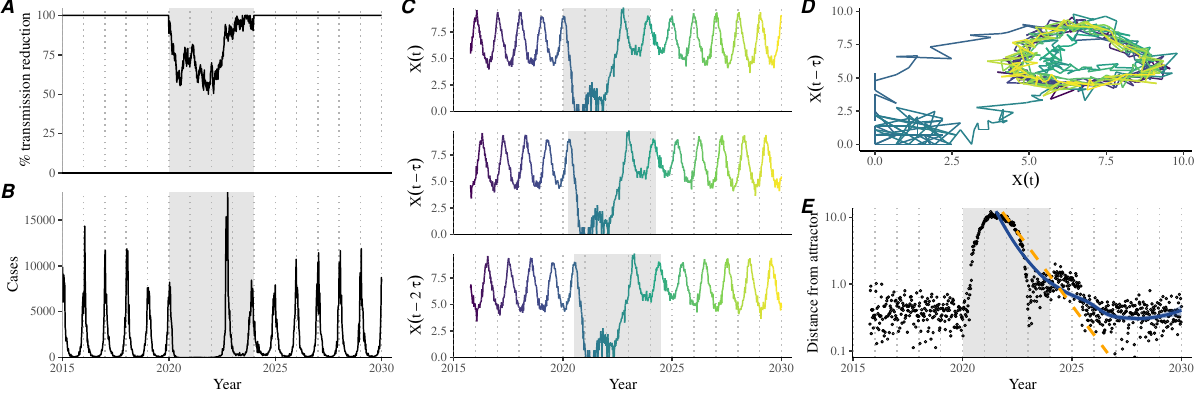

Source code (R):
library(tidyr)
library(dplyr)
library(ggplot2); theme_set(theme_bw(base_family = "Times"))
library(egg)
library(gridExtra)
source("../R/simulate_sirs.R")
source("../R/simulate_sirs_stoch.R")
source("../R/npi_random.R")
source("../R/takens.R")

npifun_random <- npifun_random_generate(duration=4,
                                        npimin=0.5,
                                        seed=12)

npidata <- data.frame(
  time=seq(2015, 2030, by=1/52/7),
  npi=sapply(seq(2015, 2030, by=1/52/7), npifun_random)
)

plot(npidata, type="l")

ss <- simulate_SIRS_stoch(
  R0=2,
  theta=0.1,
  delta=1/52/7/1,
  npifun=npifun_random)

ee <- eigen_sirs(b_1=2*(365/7+1/50),
           mu=1/50,
           gamma=365/7,
           delta=1/1)

ss_weekly <- ss %>%
  group_by(year, week) %>%
  summarize(
    cases=sum(cases)
  ) %>%
  mutate(
    time=year+week/52
  ) %>%
  filter(
    year > 2014, year < 2030
  )

plot(ss_weekly$cases, type="l", log="y")

logcases_pre <- log(filter(ss_weekly, year < 2020)$cases+1)

acfout <- acf(logcases_pre, lag.max=(52*2), plot=FALSE)

tau <- which(head(acfout$acf, -1) > 0 & tail(acfout$acf, -1) < 0)[1]

n.fnn <- fnn(logcases_pre, dmax=25, tau=tau, R_tol=10)

d <- which(n.fnn==0)[1]+1

takens_perturb <- takens(log(ss_weekly$cases+1), d=d, tau=tau)
takens_unperturb <- takens(logcases_pre, d=d, tau=tau)

takens_data <- as.data.frame(takens_perturb)
takens_data$time <- tail(ss_weekly$year+ss_weekly$week/52, -tau*(d-1))

dist <- sapply(1:nrow(takens_perturb), function(i) {
  dd <- sqrt(colSums((takens_perturb[i,] - t(takens_unperturb))^2))
  
  min(dd[dd>0])
})

plot(dist, log="y")

time <- tail(ss_weekly$year+ss_weekly$week/52, -tau*(d-1))

distdata_takens <- data.frame(
  time=time,
  dist=dist
)

g1 <- ggplot(npidata) +
  annotate("rect", xmin=2020, xmax=2024, ymin=-Inf, ymax=Inf, fill="gray", alpha=0.4) +
  geom_vline(xintercept=2015:2030, lty=3, col="gray70", lwd=0.5) +
  geom_line(aes(time, npi*100)) +
  scale_x_continuous("Year", limits=c(2015, 2030.5), expand=c(0, 0)) +
  scale_y_continuous("% transmission reduction", limits=c(0, 105), expand=c(0, 0)) +
  theme(
    axis.title.x = element_blank(),
    axis.text.x = element_blank(),
    axis.ticks.x = element_blank(),
    panel.grid = element_blank(),
    panel.border = element_blank(),
    axis.line = element_line()
  )

g2 <- ggplot(ss_weekly) +
  annotate("rect", xmin=2020, xmax=2024, ymin=-Inf, ymax=Inf, fill="gray", alpha=0.4) +
  geom_vline(xintercept=2015:2030, lty=3, col="gray70", lwd=0.5) +
  # geom_line(data=ss, aes(time, S/1e8*10000+10000), col="orange", lty=2) +
  geom_line(aes(time, cases)) +
  scale_x_continuous("Year", limits=c(2015, 2030.5), expand=c(0, 0)) +
  scale_y_continuous("Cases", expand=c(0, 0)) +
  theme(
    panel.grid = element_blank(),
    panel.border = element_blank(),
    axis.line = element_line()
  )

g3 <- ggplot(takens_data)  +
  annotate("rect", xmin=2020, xmax=2024, ymin=-Inf, ymax=Inf, fill="gray", alpha=0.4) +
  geom_vline(xintercept = 2015:2030, lty=3, col="gray") +
  geom_line(aes(time, V1, col=time)) +
  scale_x_continuous("Year", limits=c(2015, 2030.5), expand=c(0, 0)) +
  scale_y_continuous(expression(X(t)), expand=c(0, 0)) +
  scale_color_viridis_c() +
  theme(
    panel.grid = element_blank(),
    panel.border = element_blank(),
    axis.title.x = element_blank(),
    axis.text.x = element_blank(),
    axis.ticks.x = element_blank(),
    axis.line = element_line(),
    legend.position = "none"
  )

g4 <- ggplot(takens_data) +
  annotate("rect", xmin=2020+tau/52, xmax=2024+tau/52, ymin=-Inf, ymax=Inf, fill="gray", alpha=0.4) +
  geom_vline(xintercept = 2015:2030, lty=3, col="gray") +
  geom_line(aes(time, V2, col=time)) +
  scale_x_continuous("Year", limits=c(2015, 2030.5), expand=c(0, 0)) +
  scale_y_continuous(expression(X(t-tau)), expand=c(0, 0)) +
  scale_color_viridis_c() +
  theme(
    panel.grid = element_blank(),
    panel.border = element_blank(),
    axis.title.x = element_blank(),
    axis.text.x = element_blank(),
    axis.ticks.x = element_blank(),
    axis.line = element_line(),
    legend.position = "none"
  )

g5 <- ggplot(takens_data) +
  annotate("rect", xmin=2020+2*tau/52, xmax=2024+2*tau/52, ymin=-Inf, ymax=Inf, fill="gray", alpha=0.4) +
  geom_vline(xintercept = 2015:2030, lty=3, col="gray") +
  geom_line(aes(time, V3, col=time)) +
  scale_x_continuous("Year", limits=c(2015, 2030.5), expand=c(0, 0)) +
  scale_y_continuous(expression(X(t-2~tau)), expand=c(0, 0)) +
  scale_color_viridis_c() +
  theme(
    panel.grid = element_blank(),
    panel.border = element_blank(),
    axis.line = element_line(),
    legend.position = "none"
  )

g6 <- ggplot(takens_data) +
  geom_path(aes(V1, V2, col=time)) +
  scale_x_continuous(expression(X(t))) +
  scale_y_continuous(expression(X(t-tau))) +
  scale_color_viridis_c() +
  theme(
    panel.grid = element_blank(),
    panel.border = element_blank(),
    axis.line = element_line(),
    legend.position = "none"
  )

g7 <- ggplot(distdata_takens) +
  annotate("rect", xmin=2020, xmax=2024, ymin=0.08, ymax=Inf, fill="gray", alpha=0.4) +
  geom_vline(xintercept = 2015:2030, lty=3, col="gray") +
  geom_point(aes(time, dist), shape=1, size=0.5) +
  geom_smooth(data=filter(distdata_takens, time>time[dist==max(dist)]), aes(time, dist), col="#224B95", fill="#224B95",
              method="loess") +
  geom_function(fun=function(x) 10*exp(-ee*(x-2022)), lty=2, col="#EF6351", lwd=0.7) +
  scale_x_continuous("Year", limits=c(2015, 2030.5), expand=c(0, 0)) +
  scale_y_log10("Distance from attractor", limits=c(0.08, 14), expand=c(0, 0)) +
  theme(
    panel.grid = element_blank(),
    panel.border = element_blank(),
    axis.line = element_line(),
    legend.position = "none"
  )

plot(distdata_takens, log="y")
curve(10*exp(-ee*(x-2023)), add=TRUE)

gcomb1 <- ggarrange(g1, g2,
          labels=c("A", "B"))

gcomb2 <- ggarrange(g3, g4, g5, ncol=1,
          labels=c("C", "", ""))

gcomb3 <- ggarrange(g6, labels="D")

gcomb4 <- ggarrange(g7, labels="E")

lay <- rbind(
  c(1, 2, 3),
  c(1, 2, 4)
)

gfinal <- arrangeGrob(gcomb1, gcomb2, gcomb3, gcomb4, 
                      layout_matrix = lay)

ggsave("figure_schematic.pdf", gfinal, width=12, height=4)
